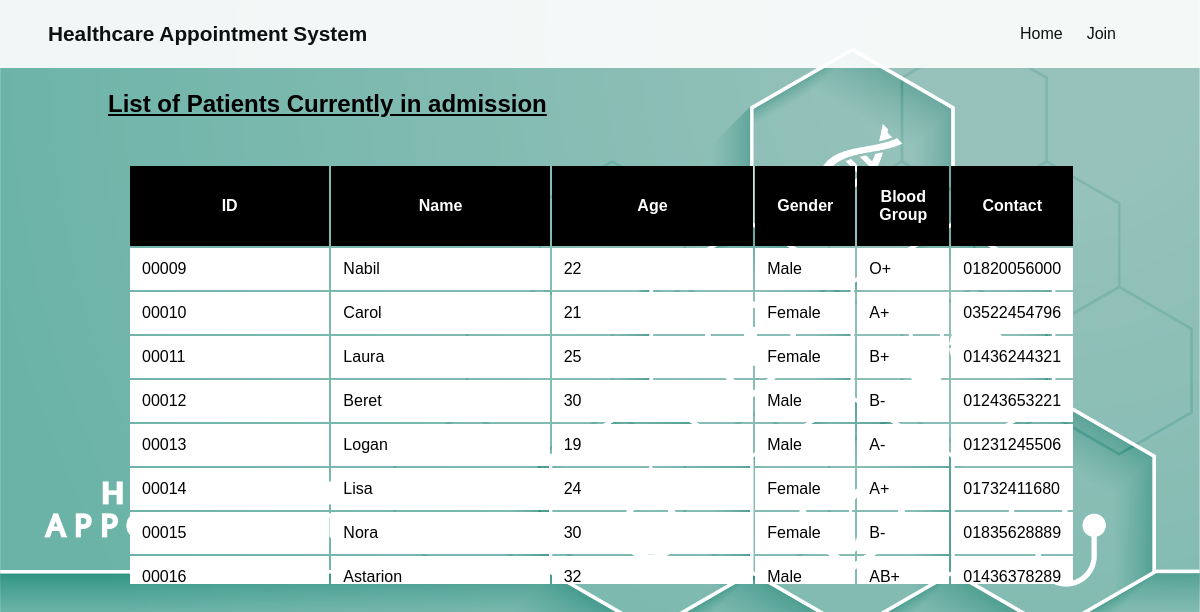
The page /patients_list.php on the database its author committed.
### tables this page shows
CREATE TABLE `patient` (
  `id` int(5) UNSIGNED ZEROFILL NOT NULL,
  `name` varchar(30) NOT NULL,
  `age` int(11) NOT NULL,
  `gender` enum('Male','Female') NOT NULL,
  `bloodgroup` enum('A+','A-','B+','B-','AB+','AB-','O+','O-') NOT NULL,
  `contact` varchar(11) NOT NULL
);

### patients_list.php (the view, shortened to what this page needs)
<!DOCTYPE html>
<html lang="en">
<head>
    <link rel="stylesheet" href="main_style.css">
    <link rel="stylesheet" href="table.css">
</head>
<body>
    <div class="container">
        <div class="main-content">
            <header class="header-main">
                <div class="wrapper">
                    <section class="logo">
                        <h1>Healthcare Appointment System</h1>
                    </section>
                    <nav class="nav-horizontal" id="topnav">
                        <a href="index.php">Home</a>
                        <a href="d_admission.php" title="Join our appointment system as a doctor">Join</a>
                    </nav>
                </div>
            </header>
            <main>
                <h2 style="text-decoration: underline; margin-left: 100px;">List of Patients Currently in admission</h2>
                <div class="table-container">
                    <table class="patienttable">
                        <tr>
                            <th class="no-select">ID</th>
                            <th class="no-select">Name</th>
                            <th class="no-select">Age</th>
                            <th class="no-select">Gender</th>
                            <th class="no-select">Blood Group</th>
                            <th class="no-select">Contact</th>
                        </tr>
                        <?php
                        require_once("connect.php");
                        $sql = "SELECT * FROM patient";
                        $result = $conn->query($sql);
                        if ($result->num_rows > 0) {
                            while ($row = $result->fetch_assoc()) {
                                echo "<tr>";
                                echo "<td style='padding: 10px;'>" . $row["id"] . "</td>";
                                echo "<td style='padding: 10px;'>" . $row["name"] . "</td>";
                                echo "<td style='padding: 10px;'>" . $row["age"] . "</td>";
                                echo "<td style='padding: 10px;'>" . $row["gender"] . "</td>";
                                echo "<td style='padding: 10px;'>" . $row["bloodgroup"] . "</td>";
                                echo "<td style='padding: 10px;'>" . $row["contact"] . "</td>";
                                echo "</tr>";
                            }
                        } else {
                            echo "<tr><td colspan='5'>No Patients have admitted yet.</td></tr>";
                        }
                        ?>
                    </table>
                </div>
            </main>
        </div>
    </div>
</body>
</html>

### main_style.css (style rules this page uses)
body { padding-top: 50px; font-family: 'Montserrat', sans-serif; background-image: url(assets/26363.png); background-size: cover; }
h1 { font-size: 2rem; margin-top: 2rem; margin-bottom: 1.6rem; }
h2 { font-size: 1.5rem; margin-top: 2rem; margin-bottom: 1.6rem }
.nav-horizontal { display: flex; align-items: center; padding: 20px; }
.nav-horizontal a { color: black; padding: 0px 1rem; text-decoration: none; }
.header-main { position: absolute; top: 0; left: 0; right: 0; transition: background-color 0.5s ease; }
#topnav a { display: inline-block; padding: 0.3rem 0.5rem; background-color: rgb(255, 255, 255); border-radius: 4px; color: black; text-decoration: none; margin-right: 8px; transition: background-color 0.5s ease, box-shadow 0.5s ease, color 0.5s ease; }
.wrapper { max-width: 1400px; padding: 0px 4vw; margin: 0px auto; }
.logo { display: flex; align-items: center; vertical-align:top; }
.logo h1 { font-size: 1.3rem; margin: 0px; }
.header-main .wrapper { display: flex; justify-content: space-between; align-items: center; flex-wrap: wrap; }
.main-content { margin-bottom: 100px; }

### table.css (style rules this page uses)
.table-container { justify-content: center; align-items: center; flex: 1; max-height: 400px; overflow: auto; padding: 20px; width: 80%; margin-left: 100px; }
.patienttable th { background-color: #f2f2f2; padding: 10px; position:sticky; top: 0; }
.patienttable td { padding: 10px; }
.patienttable tr th { margin: auto; width: 30%; padding: 20px; border: 2px solid black; background-color: black; color: white; transition: background-color 0.5s ease; }
.patienttable tr td { margin: auto; width: 30%; padding: 20px; border: 2px solid white; background-color: white; color: black; }
.no-select { user-select: none; }

### rows shown on the page
patient: id "00009", name "Nabil", age "22", gender "Male", bloodgroup "O+", contact "01820056000"
patient: id "00010", name "Carol", age "21", gender "Female", bloodgroup "A+", contact "03522454796"
patient: id "00011", name "Laura", age "25", gender "Female", bloodgroup "B+", contact "01436244321"
patient: id "00012", name "Beret", age "30", gender "Male", bloodgroup "B-", contact "01243653221"
patient: id "00013", name "Logan", age "19", gender "Male", bloodgroup "A-", contact "01231245506"
patient: id "00014", name "Lisa", age "24", gender "Female", bloodgroup "A+", contact "01732411680"
patient: id "00015", name "Nora", age "30", gender "Female", bloodgroup "B-", contact "01835628889"
patient: id "00016", name "Astarion", age "32", gender "Male", bloodgroup "AB+", contact "01436378289"
